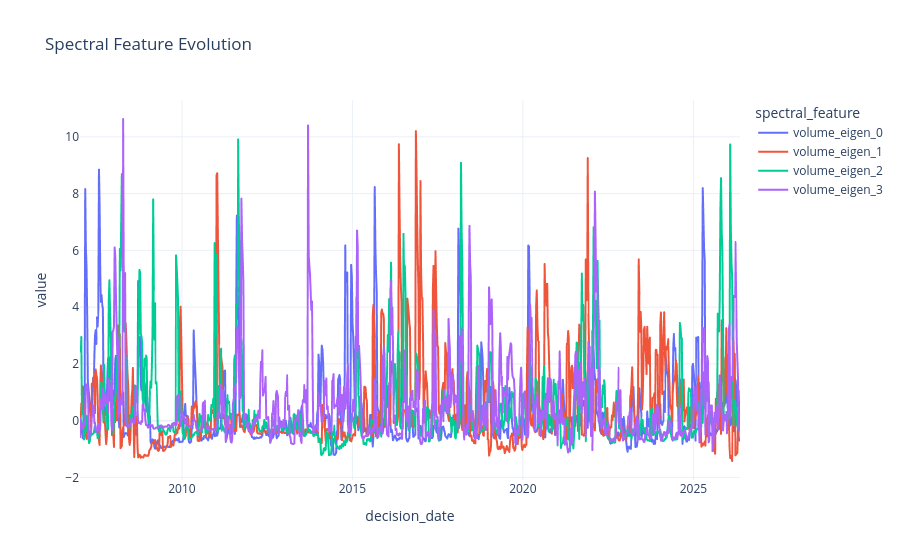

The notebook cell saved with this chart:
### Markdown cell above
## Spectral Feature Evolution

### Code cell
spectral_fig = build_spectral_figure(result, value_columns=("volume_eigen_0", "volume_eigen_1", "volume_eigen_2", "volume_eigen_3"))
spectral_fig.show()

### Figure 1 — Plotly figure (JSON) as saved in the notebook; plotly's stock layout.template omitted (floating-point values rounded to 4 significant figures; data arrays with more than 128 entries replaced by an {"elided": "..."} marker saying what was removed)
{"data": [{"hovertemplate": "spectral_feature=volume_eigen_0<br>decision_date=%{x}<br>value=%{y}<extra></extra>", "legendgroup": "volume_eigen_0", "line": {"color": "#636efa", "dash": "solid"}, "marker": {"symbol": "circle"}, "mode": "lines", "name": "volume_eigen_0", "showlegend": true, "type": "scattergl", "x": {"elided": "977 str values"}, "xaxis": "x", "y": {"elided": "977 float values"}, "yaxis": "y"}, {"hovertemplate": "spectral_feature=volume_eigen_1<br>decision_date=%{x}<br>value=%{y}<extra></extra>", "legendgroup": "volume_eigen_1", "line": {"color": "#EF553B", "dash": "solid"}, "marker": {"symbol": "circle"}, "mode": "lines", "name": "volume_eigen_1", "showlegend": true, "type": "scattergl", "x": {"elided": "977 str values"}, "xaxis": "x", "y": {"elided": "977 float values"}, "yaxis": "y"}, {"hovertemplate": "spectral_feature=volume_eigen_2<br>decision_date=%{x}<br>value=%{y}<extra></extra>", "legendgroup": "volume_eigen_2", "line": {"color": "#00cc96", "dash": "solid"}, "marker": {"symbol": "circle"}, "mode": "lines", "name": "volume_eigen_2", "showlegend": true, "type": "scattergl", "x": {"elided": "977 str values"}, "xaxis": "x", "y": {"elided": "977 float values"}, "yaxis": "y"}, {"hovertemplate": "spectral_feature=volume_eigen_3<br>decision_date=%{x}<br>value=%{y}<extra></extra>", "legendgroup": "volume_eigen_3", "line": {"color": "#ab63fa", "dash": "solid"}, "marker": {"symbol": "circle"}, "mode": "lines", "name": "volume_eigen_3", "showlegend": true, "type": "scattergl", "x": {"elided": "977 str values"}, "xaxis": "x", "y": {"elided": "977 float values"}, "yaxis": "y"}], "layout": {"legend": {"title": {"text": "spectral_feature"}, "tracegroupgap": 0}, "title": {"text": "Spectral Feature Evolution"}, "xaxis": {"anchor": "y", "domain": [0, 1], "title": {"text": "decision_date"}}, "yaxis": {"anchor": "x", "domain": [0, 1], "title": {"text": "value"}}}}
